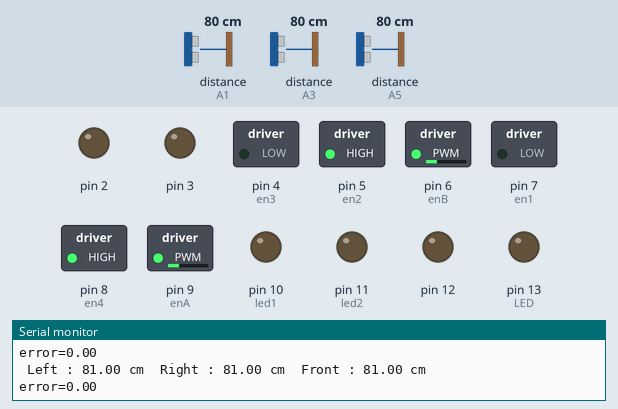
Bench run of a sketch on a simulated Arduino Mega 2560, built with avr-gcc and run on an emulated ATmega2560. On the bench: switched loads named in the sketch (green lamp = pin HIGH), output pins drawn as LEDs (lit = HIGH), the last lines printed to the serial monitor. The inputs (shaded band) are chosen by the test bench; at power-on: distance to the obstacle (sensors on A1, A5, A3) 80 cm. The echo pulse lasts 58.3 µs per cm.

Above: at 1.2 s.
1.3 s: distance to the obstacle (sensor on A1) set to 120 cm
At 2.6 s:
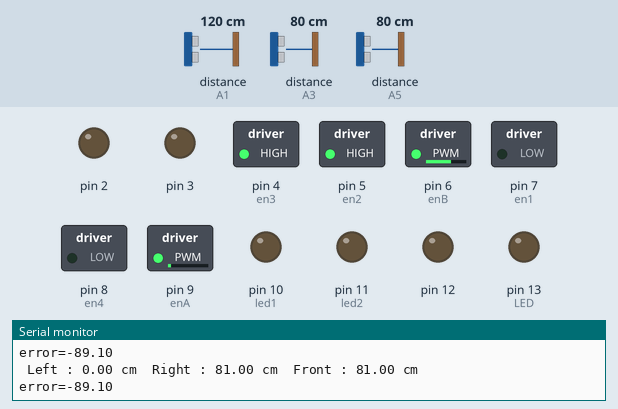
2.9 s: distance to the obstacle (sensor on A5) set to 9 cm
At 5.0 s:
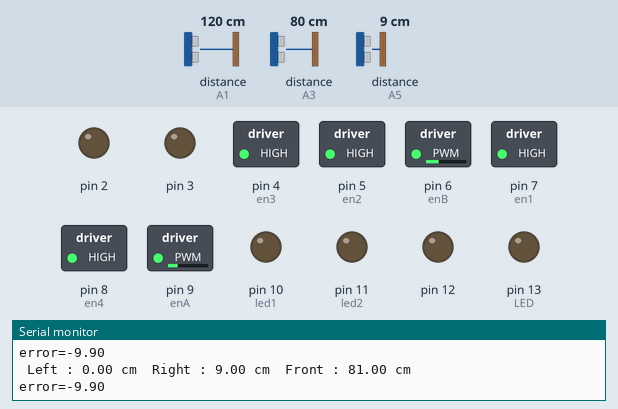
5.9 s: distance to the obstacle (sensor on A1) set to 9 cm
At 7.1 s:
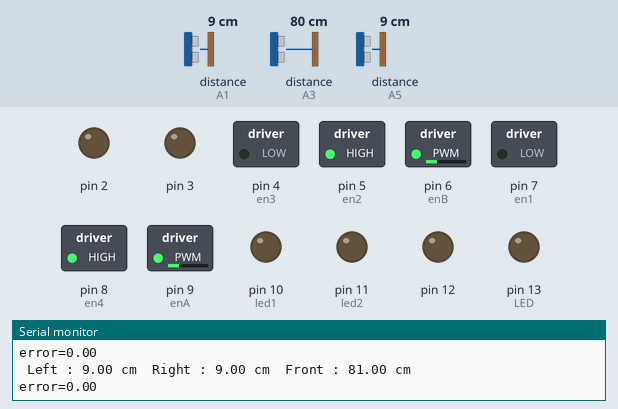
7.4 s: distance to the obstacle (sensor on A5) set to 2 cm
At 7.9 s:
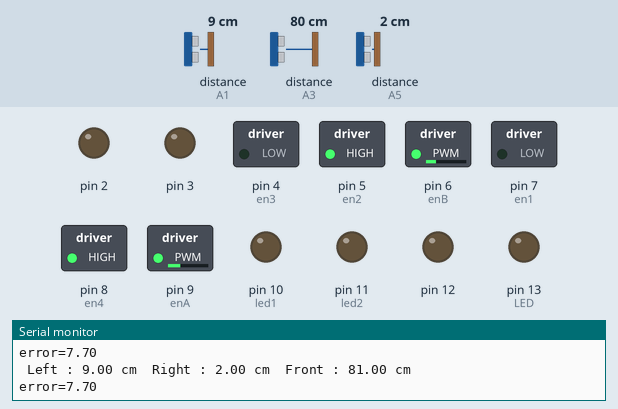
8.9 s: distance to the obstacle (sensor on A1) set to 60 cm
At 9.6 s:
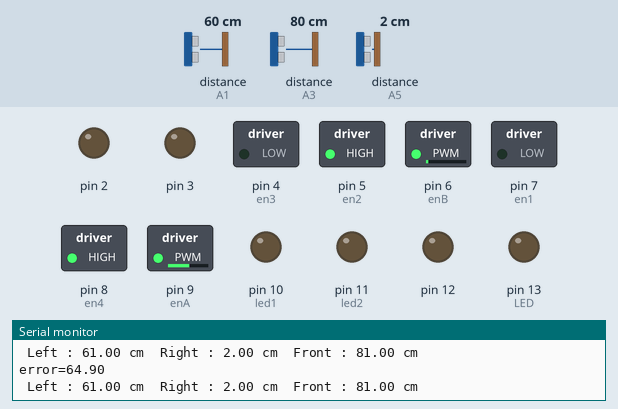
10.4 s: distance to the obstacle (sensor on A3) set to 14 cm
11.9 s: distance to the obstacle (sensor on A3) set to 11 cm
At 13.0 s:
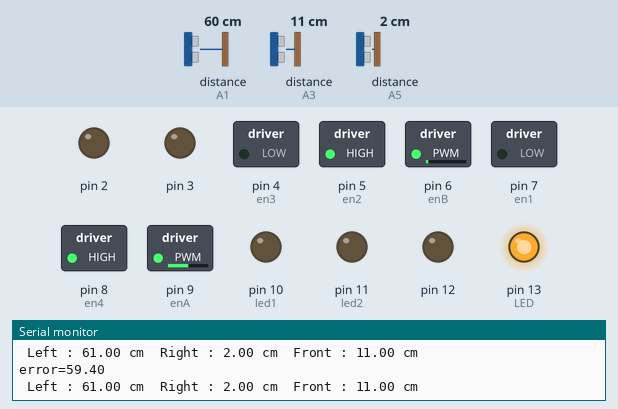
Timing chart, 0 to 14.4 s (numbered marks = the images above; inputs shaded):
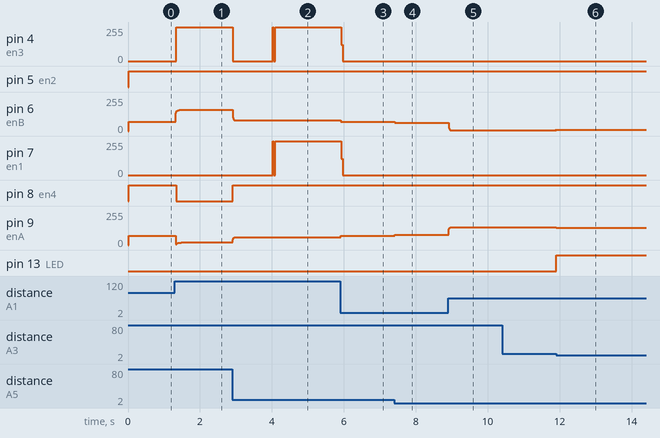

The sketch:

maze_Robot.ino
```cpp
#include <NewPing.h>

#define TRIGGER_PINL  A0// PIN TRIGER ARISTERO
#define ECHO_PINL    A1 // echo pin ARISTERO.

#define MAX_DISTANCE 100 // MEGISTI APOSTASI  cm.

#define TRIGGER_PINF  A2//  trigger pin MPROSTA.
#define ECHO_PINF    A3 //  echo pin MPROSTA.

#define TRIGGER_PINR  A4 // trigger pin DEKSIA.
#define ECHO_PINR     A5 // echo pin DEKSIA.


int dir;


#define STOP 0
#define FORWARD 1
#define BACKWARD 2
#define LEFT 3
#define RIGHT 4


float P = 0.7 ;
float D = 0.5 ;
float I = 0.4 ;
float oldErrorP ;
float totalError ;
int offset = 5 ;

int wall_threshold = 15 ;

int front_threshold = 13;

boolean frontwall ;
boolean leftwall ;
boolean rightwall ;
boolean first_turn ;
boolean rightWallFollow ;
boolean leftWallFollow ;


int en1 = 7;
int en2 = 5;

int en3 = 4 ;
int en4 = 8;

int enA = 9;
int enB = 6;

int baseSpeed = 70 ;

int RMS ;
int LMS ;

int LED = 13 ;
int led1 = 10;
int led2 = 11;


NewPing sonarLeft(TRIGGER_PINL, ECHO_PINL, MAX_DISTANCE);
NewPing sonarRight(TRIGGER_PINR, ECHO_PINR, MAX_DISTANCE);
NewPing sonarFront(TRIGGER_PINF, ECHO_PINF, MAX_DISTANCE);

unsigned int pingSpeed = 30; // POSO SYXNA UA KANE PING SE  milliseconds  50ms = 20 FORES TO DEYTEROLEPTO.
unsigned long pingTimer;     //KRATA DELAY .


float oldLeftSensor, oldRightSensor, leftSensor, rightSensor, frontSensor, oldFrontSensor, lSensor, rSensor, fSensor;

//int TestNUM = 1  ;


void setup() {

  Serial.begin(115200); // ANOIGEI TO SERIAL MONITIOR


  for (int i = 2; i <= 13; i++) //For Motor Shield
    pinMode(i, OUTPUT);


  first_turn = false ;
  rightWallFollow = false ;
  leftWallFollow = false ;


}

void loop() {


  //========================================SYNEXES LOOP========================================//


  ReadSensors();

  walls();


  if ( first_turn == false ) {

    pid_start();

  }
  else if (leftWallFollow == true ) {

    PID(true) ;

  }
  else if (rightWallFollow == true ) {
    PID(false) ;
  }


  if (leftwall == true && rightwall == false && frontwall == true ) {

    // turnright();
    PID(false) ;

    if ( first_turn == false ) {


      first_turn = true ;
      rightWallFollow = true ;

      digitalWrite(led2 , LOW );
      digitalWrite(led1 ,HIGH );
    }
  }
   if (leftwall == false && rightwall == true && frontwall == true ) {

    //  turnleft();
    PID(true) ;

    if ( first_turn == false ) {


      first_turn = true ;
      leftWallFollow = true ;
      digitalWrite(LED , HIGH);

    }
  }
   if ( leftSensor == 0 || leftSensor > 100 && rightSensor == 0 || rightSensor > 100 && frontSensor == 0 || frontSensor > 100 ) {

    setDirection(STOP);
  }


  // METRISH TVN AISTHTHRON KAI TYPOSI TOYW STO SERIAL MONITOR //


  Serial.print(" Left : ");
  Serial.print(leftSensor);
  Serial.print(" cm ");
  Serial.print(" Right : ");
  Serial.print(rightSensor);
  Serial.print(" cm ");
  Serial.print(" Front : ");
  Serial.print(frontSensor);
  Serial.println(" cm ");

  //METRISI LATHOYW KAI EKTYPOSH STO SERIAL MONITOR


  Serial.print("error=");
  Serial.println(totalError);


}


//--------------------------------- ELEGXOS STROFON ---------------------------------//

void setDirection(int dir) {

  if ( dir == FORWARD ) {
    digitalWrite(en1, LOW);   //ARISTEROS TROXOS MPROSTA
    digitalWrite(en2, HIGH);
    digitalWrite(en3, LOW);  // DEKSIOS TROXOS MPROSTA
    digitalWrite(en4, HIGH);
  }
  else if ( dir == LEFT ) {
    digitalWrite(en1, HIGH);   //ARISTEROS TROXOS MPROSTA
    digitalWrite(en2, LOW );
    digitalWrite(en3, LOW );  //DEKSIOS TROXOS MPROSTA
    digitalWrite(en4, HIGH);
  }
  else if ( dir == RIGHT ) {
    digitalWrite(en1, LOW);   // ARISTEROS TROXOS MPROSTA
    digitalWrite(en2, HIGH);
    digitalWrite(en3, HIGH);  // DEKSIOS TROXOS MPROSTA
    digitalWrite(en4, LOW);
  }
  else if ( dir == STOP ) {
    digitalWrite(en1, HIGH);   // ARISTEROS TROXOS MPROSTA
    digitalWrite(en2, HIGH );
    digitalWrite(en3, HIGH );  //DEKSIOS TROXOS MPROSTA
    digitalWrite(en4, HIGH);
  }
  else if ( dir == BACKWARD ) {
    digitalWrite(en1, HIGH );   //ARISTEROS TROXOS MPROSTA
    digitalWrite(en2, LOW );
    digitalWrite(en3, HIGH );  // DEKSIOS TROXOS MPROSTA
    digitalWrite(en4, LOW );
  }
}
//---------------------------------------------------------------------------//


//--------------------------------- Sensors ---------------------------------//

void ReadSensors() {


  lSensor = sonarLeft.ping_cm(); //ping in cm
  rSensor = sonarRight.ping_cm();
  fSensor = sonarFront.ping_cm();


  leftSensor = (lSensor + oldLeftSensor) / 2; //MESI TIMI APO THN APLIA KAI THN NEA METRHSH
  rightSensor = (rSensor + oldRightSensor) / 2;
  frontSensor = (fSensor + oldFrontSensor) / 2;


  oldLeftSensor = leftSensor; // KRATAME THN PALIA METRISI
  oldRightSensor = rightSensor;
  oldFrontSensor = frontSensor;

}

//---------------------------------------------------------------------------//


//--------------------------------- ELEGXOS ---------------------------------//

void pid_start() {

  //ReadSensors()

  float errorP = leftSensor - rightSensor ;
  float errorD = errorP - oldErrorP;
  float errorI = (2.0 / 3.0) * errorI + errorP ;

  totalError = P * errorP + D * errorD + I * errorI ;

  oldErrorP = errorP ;


  RMS = baseSpeed + totalError ;
  LMS = baseSpeed - totalError ;


  if (RMS < 0) {

    RMS = map(RMS , 0 , -255, 0, 255);

    analogWrite(enA , RMS);
    analogWrite(enB , LMS);

    setDirection(RIGHT);

  }
  else if (LMS < 0) {
    LMS = map(LMS , 0 , -255, 0, 255);


    analogWrite(enA , RMS);
    analogWrite(enB , LMS);

    setDirection(LEFT);
  }
  else {

    analogWrite(enA , RMS);
    analogWrite(enB , LMS);

    setDirection(FORWARD);
  }


}


//-----------------------------AKOLOYTHISI TOIXOY -------------------------------//

void PID( boolean left ) {

  if (left == true ) {

    float errorP = leftSensor - rightSensor - offset ;
    float errorD = errorP - oldErrorP;
    float errorI = (2.0 / 3) * errorI + errorP ;


    totalError = P * errorP + D * errorD + I * errorI ;

    oldErrorP = errorP ;


    RMS = baseSpeed + totalError ;
    LMS = baseSpeed - totalError ;


    if (RMS < 0) {

      RMS = map(RMS , 0 , -255, 0, 255);

      analogWrite(enA , RMS);
      analogWrite(enB , LMS);

      setDirection(RIGHT);

    }
    else if (LMS < 0) {
      LMS = map(LMS , 0 , -255, 0, 255);


      analogWrite(enA , RMS);
      analogWrite(enB , LMS);

      setDirection(LEFT);
    }
    else {

      analogWrite(enA , RMS);
      analogWrite(enB , LMS);

      setDirection(FORWARD);
    }

  }
  else {

    float errorP = leftSensor - rightSensor + offset ;
    float errorD = errorP - oldErrorP;
    float errorI = (2.0 / 3) * errorI + errorP ;

    totalError = P * errorP + D * errorD + I * errorI ;

    oldErrorP = errorP ;


    RMS = baseSpeed + totalError ;
    LMS = baseSpeed - totalError ;


    if (RMS < 0) {

      RMS = map(RMS , 0 , -255, 0, 255);

      analogWrite(enA , RMS);
      analogWrite(enB , LMS);

      setDirection(RIGHT);

    }
    else if (LMS < 0) {
      LMS = map(LMS , 0 , -255, 0, 255);


      analogWrite(enA , RMS);
      analogWrite(enB , LMS);

      setDirection(LEFT);
    }
    else {

      analogWrite(enA , RMS);
      analogWrite(enB , LMS);

      setDirection(FORWARD);
    }

  }

}

//--------------------------- ANIXNEYSH TOIXOY --------------------------------//

void walls() {


  if ( leftSensor < wall_threshold ) {
    leftwall = true ;
  }
  else {
    leftwall = false ;
  }


  if ( rightSensor < wall_threshold ) {
    rightwall = true ;
  }
  else {
    rightwall = false ;


  } if ( frontSensor < front_threshold ) {
    frontwall = true ;
  }
  else {
    frontwall = false ;
  }

}


//----------------------------------STROFI DEKSIA-----------------------------------------//

void turnright() {


  LMS = baseSpeed ;

  RMS = LMS * rightSensor / ( rightSensor + 11 ) ;


}

//----------------------------------STROFI ARISTERA-----------------------------------------//

void turnleft() {


  RMS = baseSpeed ;

  LMS = RMS * leftSensor / ( leftSensor + 11 ) ;

}


//---------------------------------------------------------------------------//
```

Measured:
- the behaviour switches between 13 and 12 cm on distance to the obstacle (sensor on A3) (found by bisection; images 5 and 6)
- after the input at 1.3 s, pin 4 (en3): 0/255 → 255/255 at once; pin 6 (enB): 70/255 → 159/255 at once; pin 8 (en4): HIGH → LOW at once; pin 9 (enA): 70/255 → 19/255 at once
- after the input at 2.9 s, pin 4 (en3): 255/255 → 0/255 at once, → 255/255 1.1 s later; pin 6 (enB): 159/255 → 79/255 at once; pin 9 (enA): 19/255 → 60/255 at once
- after the input at 5.9 s, pin 4 (en3), pin 7 (en1): 255/255 → 0/255 at once; pin 6 (enB): 79/255 → 70/255 at once; pin 9 (enA): 60/255 → 69/255 at once, → 70/255 0.20 s later
- after the input at 7.4 s, pin 6 (enB): 70/255 → 62/255 at once; pin 9 (enA): 70/255 → 77/255 at once
- after the input at 8.9 s, pin 6 (enB): 62/255 → 5/255 at once; pin 9 (enA): 77/255 → 134/255 at once
- after the input at 11.9 s, pin 6 (enB): 5/255 → 10/255 at once; pin 9 (enA): 134/255 → 129/255 at once; pin 13 (LED): LOW → HIGH at once
